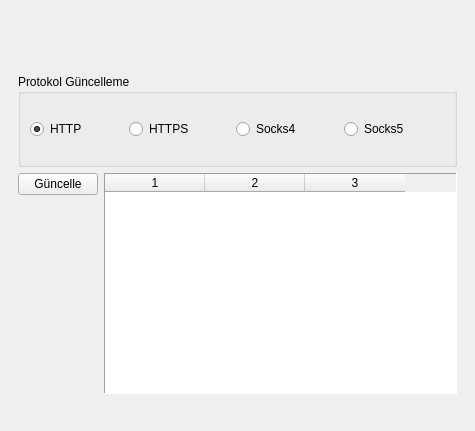
<?xml version="1.0" encoding="UTF-8"?>
<ui version="4.0">
 <class>MainWindow</class>
 <widget class="QMainWindow" name="MainWindow">
  <property name="geometry">
   <rect>
    <x>0</x>
    <y>0</y>
    <width>475</width>
    <height>431</height>
   </rect>
  </property>
  <property name="windowTitle">
   <string>Free Proxy | Maresal PRM</string>
  </property>
  <widget class="QWidget" name="centralwidget">
   <layout class="QVBoxLayout" name="verticalLayout">
    <item>
     <widget class="QLabel" name="proxyLogo">
      <property name="sizePolicy">
       <sizepolicy hsizetype="Preferred" vsizetype="Preferred">
        <horstretch>0</horstretch>
        <verstretch>0</verstretch>
       </sizepolicy>
      </property>
      <property name="minimumSize">
       <size>
        <width>0</width>
        <height>50</height>
       </size>
      </property>
      <property name="text">
       <string/>
      </property>
     </widget>
    </item>
    <item>
     <widget class="QStackedWidget" name="stackedWidget">
      <property name="currentIndex">
       <number>0</number>
      </property>
      <widget class="QWidget" name="page">
       <layout class="QGridLayout" name="gridLayout_2">
        <item row="1" column="1" rowspan="3">
         <widget class="QTableWidget" name="tableWidget">
          <property name="frameShape">
           <enum>QFrame::Panel</enum>
          </property>
          <property name="frameShadow">
           <enum>QFrame::Sunken</enum>
          </property>
          <property name="verticalScrollBarPolicy">
           <enum>Qt::ScrollBarAsNeeded</enum>
          </property>
          <property name="horizontalScrollBarPolicy">
           <enum>Qt::ScrollBarAsNeeded</enum>
          </property>
          <property name="autoScroll">
           <bool>true</bool>
          </property>
          <property name="editTriggers">
           <set>QAbstractItemView::NoEditTriggers</set>
          </property>
          <property name="showDropIndicator" stdset="0">
           <bool>true</bool>
          </property>
          <property name="dragDropMode">
           <enum>QAbstractItemView::NoDragDrop</enum>
          </property>
          <property name="alternatingRowColors">
           <bool>true</bool>
          </property>
          <property name="showGrid">
           <bool>true</bool>
          </property>
          <property name="wordWrap">
           <bool>true</bool>
          </property>
          <property name="rowCount">
           <number>0</number>
          </property>
          <property name="columnCount">
           <number>3</number>
          </property>
          <attribute name="horizontalHeaderShowSortIndicator" stdset="0">
           <bool>false</bool>
          </attribute>
          <column/>
          <column/>
          <column/>
         </widget>
        </item>
        <item row="0" column="0" colspan="2">
         <widget class="QGroupBox" name="groupBox_2">
          <property name="title">
           <string>Protokol Güncelleme</string>
          </property>
          <layout class="QHBoxLayout" name="horizontalLayout">
           <item>
            <widget class="QRadioButton" name="http_rdb">
             <property name="text">
              <string>HTTP</string>
             </property>
             <property name="checked">
              <bool>true</bool>
             </property>
            </widget>
           </item>
           <item>
            <spacer name="horizontalSpacer_3">
             <property name="orientation">
              <enum>Qt::Horizontal</enum>
             </property>
             <property name="sizeHint" stdset="0">
              <size>
               <width>40</width>
               <height>20</height>
              </size>
             </property>
            </spacer>
           </item>
           <item>
            <widget class="QRadioButton" name="https_rdb">
             <property name="text">
              <string>HTTPS</string>
             </property>
            </widget>
           </item>
           <item>
            <spacer name="horizontalSpacer_4">
             <property name="orientation">
              <enum>Qt::Horizontal</enum>
             </property>
             <property name="sizeHint" stdset="0">
              <size>
               <width>40</width>
               <height>20</height>
              </size>
             </property>
            </spacer>
           </item>
           <item>
            <widget class="QRadioButton" name="socks4_rdb">
             <property name="text">
              <string>Socks4</string>
             </property>
            </widget>
           </item>
           <item>
            <spacer name="horizontalSpacer_5">
             <property name="orientation">
              <enum>Qt::Horizontal</enum>
             </property>
             <property name="sizeHint" stdset="0">
              <size>
               <width>40</width>
               <height>20</height>
              </size>
             </property>
            </spacer>
           </item>
           <item>
            <widget class="QRadioButton" name="socks5_rdb">
             <property name="text">
              <string>Socks5</string>
             </property>
            </widget>
           </item>
           <item>
            <spacer name="horizontalSpacer_7">
             <property name="orientation">
              <enum>Qt::Horizontal</enum>
             </property>
             <property name="sizeHint" stdset="0">
              <size>
               <width>40</width>
               <height>20</height>
              </size>
             </property>
            </spacer>
           </item>
          </layout>
         </widget>
        </item>
        <item row="1" column="0">
         <widget class="QPushButton" name="proxy_btn">
          <property name="text">
           <string>Güncelle</string>
          </property>
         </widget>
        </item>
       </layout>
      </widget>
      <widget class="QWidget" name="page_2">
       <layout class="QVBoxLayout" name="verticalLayout_3"/>
      </widget>
     </widget>
    </item>
   </layout>
  </widget>
  <widget class="QMenuBar" name="menubar">
   <property name="geometry">
    <rect>
     <x>0</x>
     <y>0</y>
     <width>475</width>
     <height>21</height>
    </rect>
   </property>
  </widget>
  <widget class="QStatusBar" name="statusbar">
   <property name="font">
    <font>
     <italic>true</italic>
    </font>
   </property>
   <property name="toolTip">
    <string/>
   </property>
   <property name="statusTip">
    <string/>
   </property>
   <property name="whatsThis">
    <string/>
   </property>
   <property name="accessibleDescription">
    <string/>
   </property>
   <property name="layoutDirection">
    <enum>Qt::LeftToRight</enum>
   </property>
   <property name="styleSheet">
    <string notr="true">color: rgb(147, 147, 147);</string>
   </property>
   <property name="sizeGripEnabled">
    <bool>false</bool>
   </property>
  </widget>
 </widget>
 <resources/>
 <connections/>
</ui>
